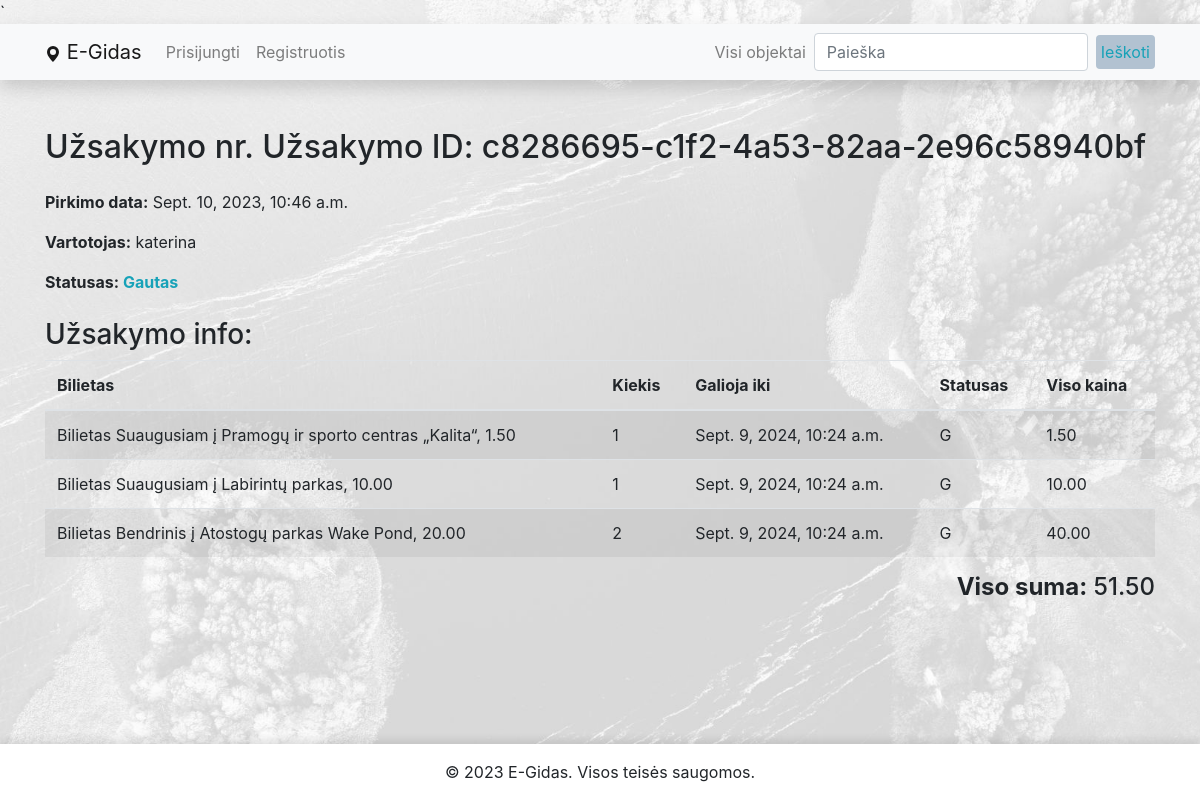
The page /egidas/uzsakymai/c8286695-c1f2-4a53-82aa-2e96c58940bf/ on the database its author committed.
### egidas/models.py (models this page shows, shortened)
class Order(models.Model):
    id = models.UUIDField(primary_key=True, default=uuid.uuid4, editable=False)
    purchase_date = models.DateTimeField('Pirkimo data', auto_now_add=True)
    user = models.ForeignKey(User, related_name='orders', on_delete=models.CASCADE)
    ORDER_STATUS = (
        ('Gautas', 'Gautas'),
        ('Ivykdytas', 'Ivykdytas'),
        ('Atšauktas', 'Atšauktas'),
        ('Laukiama apmokėjimo', 'Laukiama apmokėjimo')
    )
    status = models.CharField(
        max_length=50,
        choices=ORDER_STATUS,
        blank=True,
        default='Gautas',
        help_text='Užsakymo statusas'
    )
    def get_total_sum(self):
        total = 0
        for item in self.order_items.all():
            total += item.get_total_price
        return total
    class Meta:
        ordering = ['purchase_date']
        verbose_name = 'Užsalymas'
        verbose_name_plural = 'užsakymai'

class OrderItem(models.Model):
    id = models.UUIDField(primary_key=True, default=uuid.uuid4, editable=False)
    order = models.ForeignKey(Order, related_name='order_items', on_delete=models.CASCADE, null=True, blank=True)
    ticket = models.ForeignKey(Ticket, related_name='order_items', on_delete=models.CASCADE, null=True,
                               blank=True)
    quantity = models.PositiveIntegerField("Kiekis", default=1)
    due_to = models.DateTimeField('Galojimas iki', default=datetime.now() + timedelta(days=365), null=True, blank=True)
    STATUS = [
        ('G', 'Galiojantis'),
        ('P', 'Panaudotas'),
        ('N', 'Nebegalioja'),
        ('A', 'Atšauktas'),
    ]
    status = models.CharField(
        max_length=1,
        choices=STATUS,
        default='G',
    )
    @property
    def get_total_price(self):
        return self.quantity * self.ticket.price if self.ticket and self.ticket.price else 0
    class Meta:
        ordering = ['due_to']
        verbose_name = 'Užsakymo eilutė'
        verbose_name_plural = 'Užsakymo eilutės'

class Ticket(models.Model):
    place = models.ForeignKey(Place, related_name='tickets', on_delete=models.CASCADE)
    price = models.DecimalField(max_digits=9, decimal_places=2)
    service = models.CharField('Paslaugos pavadinimas', max_length=255, null=True, blank=True)
    TYPE = (
        ('Suaugusiam', 'Suaugusiems'),
        ('Vaikams', 'Vaikams'),
        ('Pens/Neįg', 'Neįgaliems ir pencininkams'),
        ('Bendrinis', 'Bendrinis'),
        ('Anykštėnams', 'Anykštėnams'),
        ('Stud/Moksl', 'Moksleiviams ir studentams')
    )
    type = models.CharField(
        max_length=50,
        choices=TYPE,
        blank=True,
        default='Bendrinis',
        help_text='Bilieto tipas'
    )
    def __str__(self):
        return f"Bilietas {self.type} į {self.place.title}, {self.price}"
    class Meta:
        verbose_name = 'Bilietas'
        verbose_name_plural = 'Bilietai'

class Place(models.Model):
    title = models.CharField('Pavadinimas', max_length=200)
    address = models.CharField("Adresas", max_length=200, null=True, blank=True)
    latitude = models.FloatField("Platuma", null=True, blank=True)
    longitude = models.FloatField("Ilguma", null=True, blank=True)
    description = HTMLField("Apie")
    working_hours = models.CharField('Darbo valandos', max_length=255, null=True, blank=True)
    tel = models.CharField('Telefono numeris', max_length=20)
    website = models.URLField('Svetainė', max_length=200, null=True, blank=True)
    subcategories = models.ManyToManyField(Subcategory, related_name='places', help_text='Priskirkite subkategorijas')
    cover = models.ImageField("Nuotrauka", upload_to="covers", null=True, blank=True)
    class Meta:
        verbose_name = 'Objektas'
        verbose_name_plural = 'Objektai'

### egidas/views.py (the view, shortened to what this page needs)
# urls.py: path('uzsakymai/<uuid:pk>/', views.OrderDetailView.as_view(), name='order-detail'),
class OrderDetailView(generic.DetailView):
    model = Order
    context_object_name = 'order'
    template_name = 'user_order_detail.html'

### egidas/templates/user_order_detail.html
{% extends "base.html" %}
{% block content %}
    <div class="content-section">
        <h2 class="text-left mb-4">Užsakymo nr. Užsakymo ID: {{ order.id }}</h2>
        <p><strong>Pirkimo data:</strong> {{ order.purchase_date }}</p>
        <p><strong>Vartotojas:</strong> {{ order.user }}</p>
        <p>
            <strong>Statusas:
            <span class="{% if order.status == 'Ivykdytas' %}text-success
                        {% elif order.status == 'Gautas' %}text-info
                        {% elif order.status == 'Atšauktas' %}text-danger
                        {% elif order.status == 'Laukiama apmokėjimo' %}text-secondary{% endif %}">
            {{ order.status }}
            </span>
            </strong>
        </p>
        <h3 class="mt-4">Užsakymo info:</h3>
        <table class="table table-striped">
            <thead>
                <tr>
                    <th>Bilietas</th>
                    <th>Kiekis</th>
                    <th>Galioja iki</th>
                    <th>Statusas</th>
                    <th>Viso kaina</th>
                </tr>
            </thead>
            <tbody>
                {% for item in order.order_items.all %}
                    <tr>
                        <td>{{ item.ticket }}</td>
                        <td>{{ item.quantity }}</td>
                        <td>{{ item.due_to }}</td>
                        <td><span class="status-{{ item.status|lower }}">{{ item.status }}</span></td>
                        <td>{{ item.get_total_price }}</td>
                    </tr>
                {% endfor %}
            </tbody>
        </table>
        <h4 class="text-right mb-4"><strong>Viso suma:</strong> {{ order.get_total_sum }}</h4>
    </div>
{% endblock %}

### egidas/static/css/styles.css (style rules this page uses)
body { background-image: url('/static/img/anyksciai.jpg'); background-size: cover; background-attachment: fixed; display: flex; flex-direction: column; min-height: 100vh; }

### rows shown on the page
Order: id "c8286695-c1f2-4a53-82aa-2e96c58940bf", purchase_date "Sept. 10, 2023, 10:46 a.m.", user "katerina", status "Gautas", get_total_sum "51.50"
OrderItem: ticket "Bilietas Suaugusiam į Pramogų ir sporto centras „Kalita“, 1.50", quantity "1", due_to "Sept. 9, 2024, 10:24 a.m.", status "G", get_total_price "1.50"
OrderItem: ticket "Bilietas Suaugusiam į Labirintų parkas, 10.00", quantity "1", due_to "Sept. 9, 2024, 10:24 a.m.", status "G", get_total_price "10.00"
OrderItem: ticket "Bilietas Bendrinis į Atostogų parkas Wake Pond, 20.00", quantity "2", due_to "Sept. 9, 2024, 10:24 a.m.", status "G", get_total_price "40.00"
